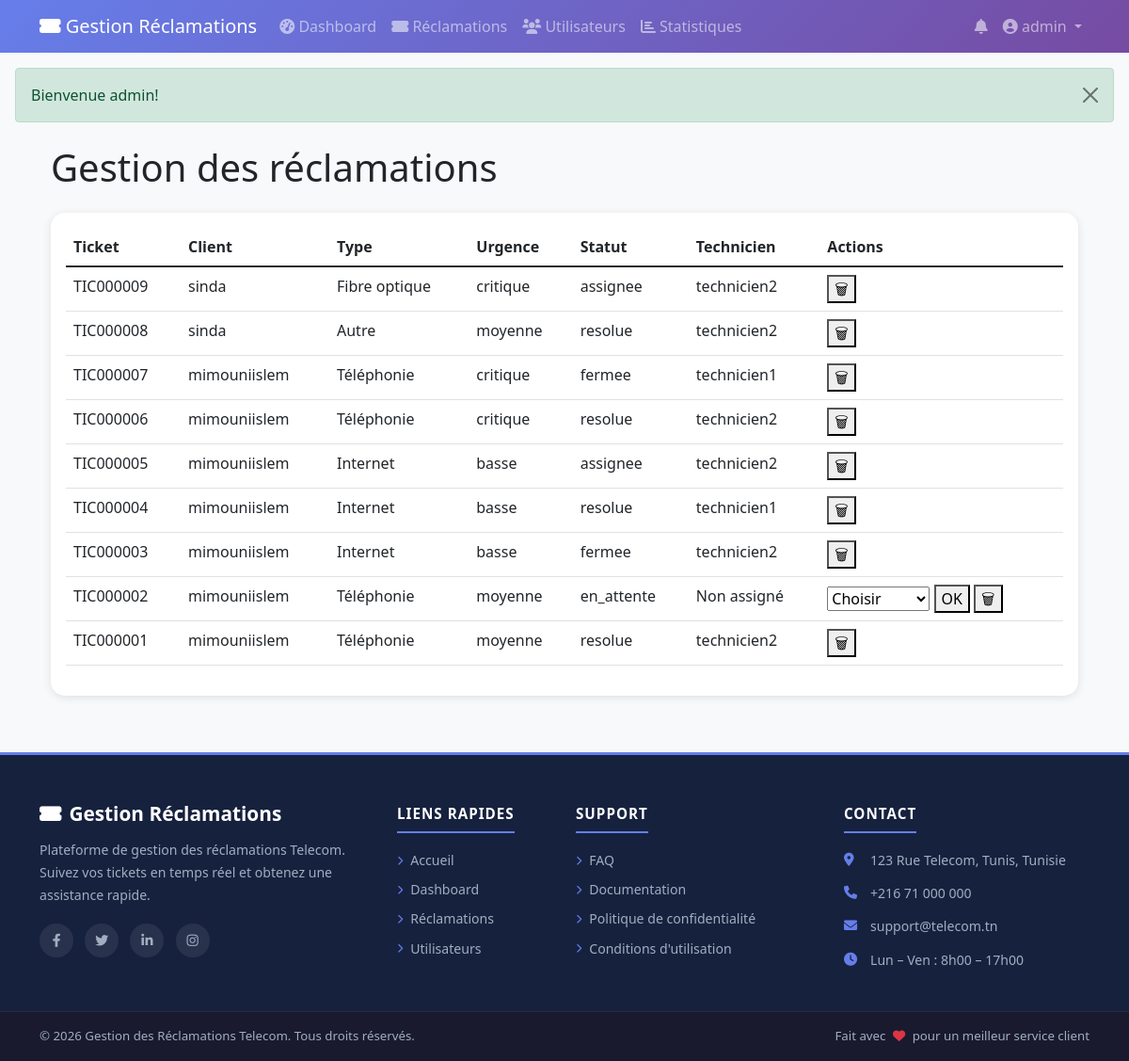
The app's page /admin/reclamations.php (signed in) with its own data.
### tables this page shows
CREATE TABLE `reclamations` (
  `id` int(11) NOT NULL,
  `ticket_number` varchar(20) NOT NULL,
  `client_id` int(11) NOT NULL,
  `technicien_id` int(11) DEFAULT NULL,
  `type_panne` varchar(50) NOT NULL,
  `localisation` varchar(255) NOT NULL,
  `description` text NOT NULL,
  `urgence` enum('basse','moyenne','haute','critique') DEFAULT 'moyenne',
  `statut` enum('en_attente','assignee','en_cours','resolue','fermee','rejetee') DEFAULT 'en_attente',
  `rapport_technicien` text DEFAULT NULL,
  `note_client` int(11) DEFAULT NULL,
  `avis_client` text DEFAULT NULL,
  `created_at` timestamp NOT NULL DEFAULT current_timestamp(),
  `updated_at` timestamp NOT NULL DEFAULT current_timestamp() ON UPDATE current_timestamp(),
  `resolved_at` timestamp NULL DEFAULT NULL
);

CREATE TABLE `users` (
  `id` int(11) NOT NULL,
  `username` varchar(50) NOT NULL,
  `password` varchar(255) NOT NULL,
  `email` varchar(100) NOT NULL,
  `phone` varchar(20) DEFAULT NULL,
  `role` enum('client','technicien','admin') DEFAULT 'client',
  `created_at` timestamp NOT NULL DEFAULT current_timestamp()
);

### admin/reclamations.php (the view, shortened to what this page needs)
<?php
require_once '../includes/init.php';
$query = "SELECT r.*,
                 u.username AS client_name,
                 t.username AS technicien_name
          FROM reclamations r
          JOIN users u ON r.client_id = u.id
          LEFT JOIN users t ON r.technicien_id = t.id
          ORDER BY r.created_at DESC";
$stmt = $db->query($query);
$reclamations = $stmt->fetchAll(PDO::FETCH_ASSOC);
?>
<?php include '../includes/header.php'; ?>
<div class="container-fluid">
    <h1 class="mb-4">Gestion des réclamations</h1>
    <div class="card">
        <div class="card-body">
            <div class="table-responsive">
                <table class="table table-hover" id="reclamationsTable">
                    <thead>
                        <tr>
                            <th>Ticket</th>
                            <th>Client</th>
                            <th>Type</th>
                            <th>Urgence</th>
                            <th>Statut</th>
                            <th>Technicien</th>
                            <th>Actions</th>
                        </tr>
                    </thead>
                    <tbody>
                        <?php foreach($reclamations as $rec): ?>
                        <tr>
                            <td><?= $rec['ticket_number'] ?></td>
                            <td><?= $rec['client_name'] ?></td>
                            <td><?= $rec['type_panne'] ?></td>
                            <td><?= $rec['urgence'] ?></td>
                            <td><?= $rec['statut'] ?></td>
                            <td><?= $rec['technicien_name'] ?? 'Non assigné' ?></td>
                            <td>
                                <?php if($rec['statut'] == 'en_attente'): ?>
                                <form method="POST" class="d-inline">
                                    <select name="technicien_id" required>
                                        <option value="">Choisir</option>
                                    </select>
                                    <button type="submit" name="assign_technician">
                                        OK
                                    </button>
                                </form>
                                <?php endif; ?>
                                <form method="POST" class="d-inline"
                                      onsubmit="return confirm('Supprimer ?')">
                                    <button type="submit" name="delete_reclamation">
                                        🗑
                                    </button>
                                </form>
                            </td>
                        </tr>
                        <?php endforeach; ?>
                    </tbody>
                </table>
            </div>
        </div>
    </div>
</div>
<?php include '../includes/footer.php'; ?>

### includes/header.php (shortened to what this page needs)
<!DOCTYPE html>
<html lang="fr">
<head>
    <link href="https://cdn.jsdelivr.net/npm/bootstrap@5.1.3/dist/css/bootstrap.min.css" rel="stylesheet">
    <link rel="stylesheet" href="https://cdnjs.cloudflare.com/ajax/libs/font-awesome/6.0.0/css/all.min.css">
    <link rel="stylesheet" href="../assets/css/style.css">
</head>
<body>
    <nav class="navbar navbar-expand-lg navbar-dark" style="background: linear-gradient(135deg, #667eea 0%, #764ba2 100%);">
        <div class="container">
            <a class="navbar-brand" href="../index.php">
                <i class="fas fa-ticket-alt"></i> Gestion Réclamations
            </a>
            <div class="collapse navbar-collapse" id="navbarNav">
                <ul class="navbar-nav me-auto">
                    <?php if(isset($_SESSION['user_id'])): ?>
                        <?php if($_SESSION['role'] == 'client'): ?>
                            <li class="nav-item">
                                <a class="nav-link" href="../dashboard/client.php">
                                    <i class="fas fa-tachometer-alt"></i> Dashboard
                                </a>
                            </li>
                            <li class="nav-item">
                                <a class="nav-link" href="../reclamation/creer.php">
                                    <i class="fas fa-plus"></i> Nouvelle réclamation
                                </a>
                            </li>
                            <li class="nav-item">
                                <a class="nav-link" href="../reclamation/mes_reclamations.php">
                                    <i class="fas fa-list"></i> Mes réclamations
                                </a>
                            </li>
                        <?php elseif($_SESSION['role'] == 'admin'): ?>
                            <li class="nav-item">
                                <a class="nav-link" href="../dashboard/admin.php">
                                    <i class="fas fa-tachometer-alt"></i> Dashboard
                                </a>
                            </li>
                            <li class="nav-item">
                                <a class="nav-link" href="../admin/reclamations.php">
                                    <i class="fas fa-ticket-alt"></i> Réclamations
                                </a>
                            </li>
                            <li class="nav-item">
                                <a class="nav-link" href="../admin/utilisateurs.php">
                                    <i class="fas fa-users"></i> Utilisateurs
                                </a>
                            </li>
                            <li class="nav-item">
                                <a class="nav-link" href="../admin/statistiques.php">
                                    <i class="fas fa-chart-bar"></i> Statistiques
                                </a>
                            </li>
                        <?php endif; ?>
                    <?php endif; ?>
                </ul>
                <ul class="navbar-nav">
                    <?php if(isset($_SESSION['user_id'])): ?>
                        <li class="nav-item">
                            <a class="nav-link position-relative" href="../api/get_notifications._list.php">
                                <i class="fas fa-bell"></i>
                            </a>
                        </li>
                        <li class="nav-item dropdown">
                            <a class="nav-link dropdown-toggle" href="#" role="button" data-bs-toggle="dropdown">
                                <i class="fas fa-user-circle"></i> <?php echo htmlspecialchars($_SESSION['user_nom']); ?>
                            </a>
                        </li>
                    <?php endif; ?>
                </ul>
            </div>
        </div>
    </nav>
    <?php if(isset($_SESSION['success'])): ?>
        <div class="alert alert-success alert-dismissible fade show m-3" role="alert">
            <?php
                echo $_SESSION['success'];
            ?>
            <button type="button" class="btn-close" data-bs-dismiss="alert"></button>
        </div>
    <?php endif; ?>
    <div class="container mt-4">

### includes/footer.php (shortened to what this page needs)
    </div>
    <footer class="site-footer">
        <div class="footer-top">
            <div class="container">
                <div class="row g-4">
                    <div class="col-lg-4 col-md-6">
                        <div class="footer-brand">
                            <h5><i class="fas fa-ticket-alt me-2"></i>Gestion Réclamations</h5>
                            <p>Plateforme de gestion des réclamations Telecom. Suivez vos tickets en temps réel et obtenez une assistance rapide.</p>
                            <div class="footer-socials">
                                <a href="#"><i class="fab fa-facebook-f"></i></a>
                                <a href="#"><i class="fab fa-twitter"></i></a>
                                <a href="#"><i class="fab fa-linkedin-in"></i></a>
                                <a href="#"><i class="fab fa-instagram"></i></a>
                            </div>
                        </div>
                    </div>
                    <div class="col-lg-2 col-md-6">
                        <h6 class="footer-title">Liens rapides</h6>
                        <ul class="footer-links">
                            <li><a href="../index.php"><i class="fas fa-chevron-right"></i> Accueil</a></li>
                            <?php if(isset($_SESSION['role']) && $_SESSION['role'] == 'client'): ?>
                                <li><a href="../dashboard/client.php"><i class="fas fa-chevron-right"></i> Dashboard</a></li>
                                <li><a href="../reclamation/creer.php"><i class="fas fa-chevron-right"></i> Nouvelle réclamation</a></li>
                                <li><a href="../reclamation/mes_reclamations.php"><i class="fas fa-chevron-right"></i> Mes réclamations</a></li>
                            <?php elseif(isset($_SESSION['role']) && $_SESSION['role'] == 'technicien'): ?>
                                <li><a href="../dashboard/technicien.php"><i class="fas fa-chevron-right"></i> Dashboard</a></li>
                                <li><a href="../technicien/missions.php"><i class="fas fa-chevron-right"></i> Mes missions</a></li>
                            <?php elseif(isset($_SESSION['role']) && $_SESSION['role'] == 'admin'): ?>
                                <li><a href="../dashboard/admin.php"><i class="fas fa-chevron-right"></i> Dashboard</a></li>
                                <li><a href="../admin/reclamations.php"><i class="fas fa-chevron-right"></i> Réclamations</a></li>
                                <li><a href="../admin/utilisateurs.php"><i class="fas fa-chevron-right"></i> Utilisateurs</a></li>
                            <?php endif; ?>
                        </ul>
                    </div>
                    <div class="col-lg-3 col-md-6">
                        <h6 class="footer-title">Support</h6>
                        <ul class="footer-links">
                            <li><a href="#"><i class="fas fa-chevron-right"></i> FAQ</a></li>
                            <li><a href="#"><i class="fas fa-chevron-right"></i> Documentation</a></li>
                            <li><a href="#"><i class="fas fa-chevron-right"></i> Politique de confidentialité</a></li>
                            <li><a href="#"><i class="fas fa-chevron-right"></i> Conditions d'utilisation</a></li>
                        </ul>
                    </div>
                    <div class="col-lg-3 col-md-6">
                        <h6 class="footer-title">Contact</h6>
                        <ul class="footer-contact">
                            <li>
                                <i class="fas fa-map-marker-alt"></i>
                                <span>123 Rue Telecom, Tunis, Tunisie</span>
                            </li>
                            <li>
                                <i class="fas fa-phone"></i>
                                <span>+216 71 000 000</span>
                            </li>
                            <li>
                                <i class="fas fa-envelope"></i>
                                <span>support@telecom.tn</span>
                            </li>
                            <li>
                                <i class="fas fa-clock"></i>
                                <span>Lun – Ven : 8h00 – 17h00</span>
                            </li>
                        </ul>
                    </div>
                </div>
            </div>
        </div>
        <div class="footer-bottom">
            <div class="container">
                <div class="d-flex flex-wrap justify-content-between align-items-center">
                    <p class="mb-0">&copy; <?= date('Y') ?> Gestion des Réclamations Telecom. Tous droits réservés.</p>
                    <p class="mb-0 footer-made">
                        Fait avec <i class="fas fa-heart text-danger mx-1"></i> pour un meilleur service client
                    </p>
                </div>
            </div>
        </div>
    </footer>
</body>
</html>

### assets/css/style.css (style rules this page uses)
:root { --primary-color: #667eea; --secondary-color: #764ba2; --footer-bg: #1a1a2e; --footer-top-bg: #16213e; --footer-text: #a0aec0; --footer-title: #ffffff; }
body { font-family: 'Segoe UI', Tahoma, Geneva, Verdana, sans-serif; background-color: #f8f9fa; }
.card { transition: transform 0.3s ease, box-shadow 0.3s ease; border: none; border-radius: 15px; box-shadow: 0 2px 10px rgba(0,0,0,0.1); }
.table-responsive { overflow-x: auto; }
.site-footer { background: var(--footer-bg); color: var(--footer-text); margin-top: 60px; }
.footer-top { background: var(--footer-top-bg); padding: 50px 0 30px; border-top: 3px solid var(--primary-color); }
.footer-brand h5 { color: var(--footer-title); font-size: 1.3rem; font-weight: 700; margin-bottom: 14px; }
.footer-brand p { font-size: 0.88rem; line-height: 1.7; color: var(--footer-text); margin-bottom: 18px; }
.footer-socials a { display: inline-flex; align-items: center; justify-content: center; width: 36px; height: 36px; border-radius: 50%; background: rgba(255,255,255,0.08); color: var(--footer-text); margin-right: 8px; font-size: 14px; text-decoration: none; transition: all 0.3s ease; }
.footer-title { color: var(--footer-title); font-weight: 700; font-size: 0.95rem; text-transform: uppercase; letter-spacing: 1px; margin-bottom: 18px; padding-bottom: 10px; border-bottom: 2px solid var(--primary-color); display: inline-block; }
.footer-links { list-style: none; padding: 0; margin: 0; }
.footer-links li { margin-bottom: 10px; }
.footer-links a { color: var(--footer-text); text-decoration: none; font-size: 0.88rem; transition: all 0.3s ease; display: flex; align-items: center; gap: 8px; }
.footer-links a i { font-size: 10px; color: var(--primary-color); transition: transform 0.3s ease; }
.footer-contact { list-style: none; padding: 0; margin: 0; }
.footer-contact li { display: flex; align-items: flex-start; gap: 12px; margin-bottom: 14px; font-size: 0.88rem; color: var(--footer-text); }
.footer-contact li i { color: var(--primary-color); margin-top: 3px; min-width: 16px; }
.footer-bottom { background: var(--footer-bg); padding: 16px 0; border-top: 1px solid rgba(255,255,255,0.07); font-size: 0.83rem; color: var(--footer-text); }
.footer-made { color: var(--footer-text); font-size: 0.83rem; }

### records on screen
reclamations: ticket_number "TIC000009", client.username "sinda", type_panne "Fibre optique", urgence "critique", statut "assignee", technicien.username "technicien2"
reclamations: ticket_number "TIC000008", client.username "sinda", type_panne "Autre", urgence "moyenne", statut "resolue", technicien.username "technicien2"
reclamations: ticket_number "TIC000007", client.username "mimouniislem", type_panne "Téléphonie", urgence "critique", statut "fermee", technicien.username "technicien1"
reclamations: ticket_number "TIC000006", client.username "mimouniislem", type_panne "Téléphonie", urgence "critique", statut "resolue", technicien.username "technicien2"
reclamations: ticket_number "TIC000005", client.username "mimouniislem", type_panne "Internet", urgence "basse", statut "assignee", technicien.username "technicien2"
reclamations: ticket_number "TIC000004", client.username "mimouniislem", type_panne "Internet", urgence "basse", statut "resolue", technicien.username "technicien1"
reclamations: ticket_number "TIC000003", client.username "mimouniislem", type_panne "Internet", urgence "basse", statut "fermee", technicien.username "technicien2"
reclamations: ticket_number "TIC000002", client.username "mimouniislem", type_panne "Téléphonie", urgence "moyenne", statut "en_attente", technicien_name "Non assigné"
reclamations: ticket_number "TIC000001", client.username "mimouniislem", type_panne "Téléphonie", urgence "moyenne", statut "resolue", technicien.username "technicien2"

### other values on screen
$_SESSION['user_nom'] "admin"
$_SESSION['success'] "Bienvenue admin!"
